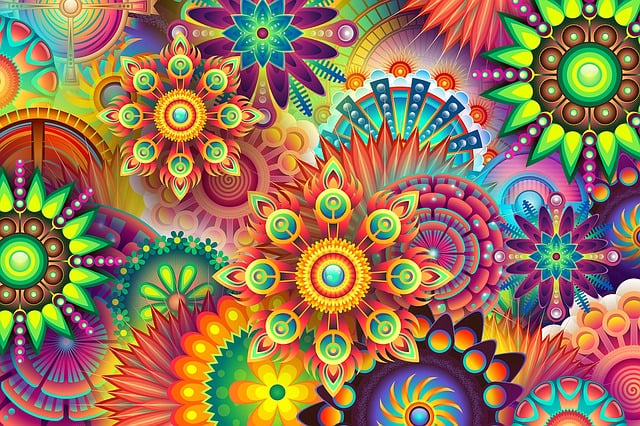
%> input picture MID_Prep/img 1.jpg, 640 x 426 px
$ octave lab2.m   (GNU Octave 9; MATLAB toolbox functions it lacks are replaced by stand-ins)
%> lines starting %> are read from the running program, lines starting %| are printed output that depends on the picture
img = imread('img 1.jpg');
%> img is the input picture: size 426x640x3 uint8; mean R, G, B 150.2, 119, 86.9


R = img(:,:,1);
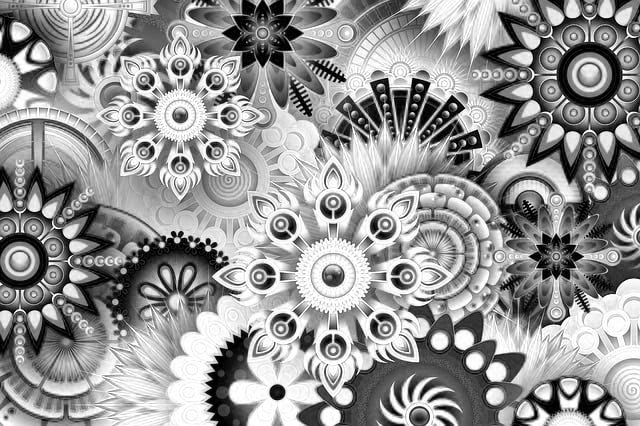
%> R: size 426x640 uint8; min 0, max 255, mean 150.2
G = img(:,:,2);
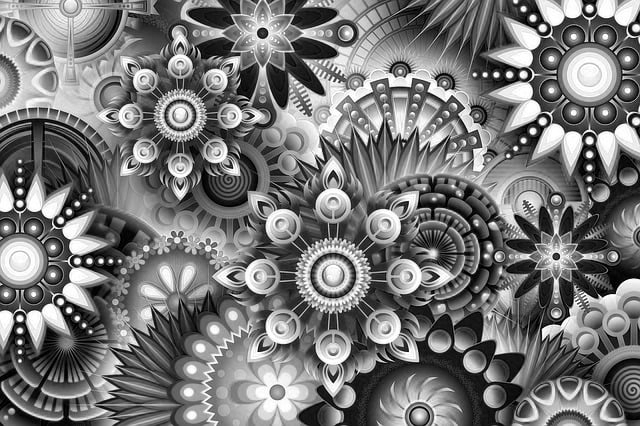
%> G: size 426x640 uint8; min 0, max 255, mean 119
B = img(:,:,3);
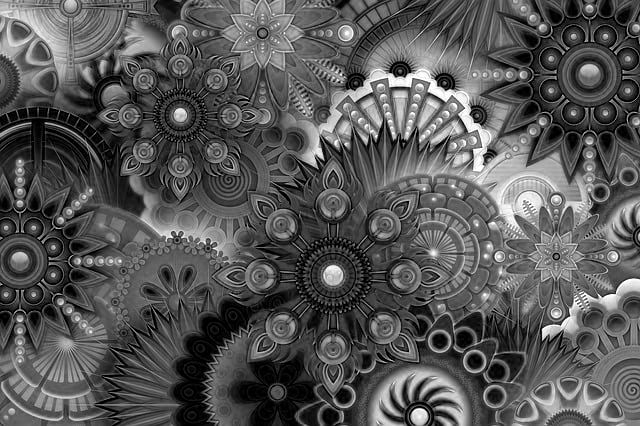
%> B: size 426x640 uint8; min 0, max 255, mean 86.9

figure; imshow(G);

$ run again, with MID_Prep/img 2.jpg copied over MID_Prep/img 1.jpg
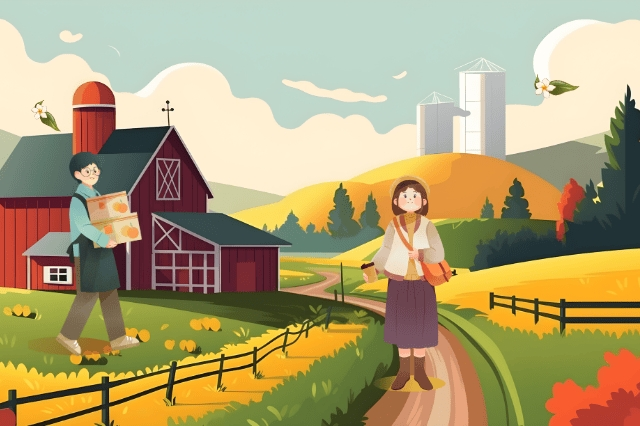
%> input picture MID_Prep/img 2.jpg, 640 x 426 px
%> img is the input picture: size 426x640x3 uint8; mean R, G, B 175.1, 159.8, 116.2
%> `G = img(:,:,2);`:
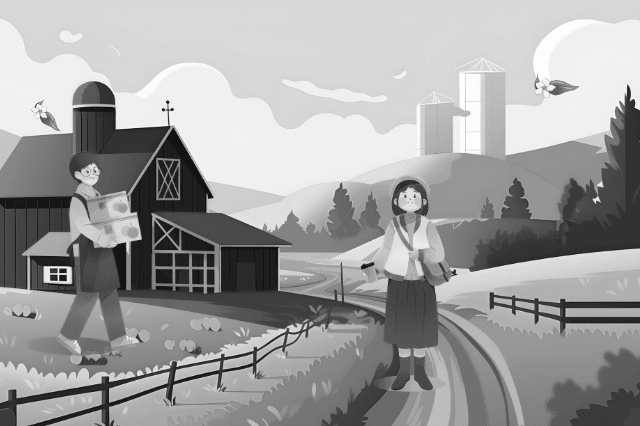
%> G: size 426x640 uint8; min 9, max 255, mean 159.8
%> `B = img(:,:,3);`:
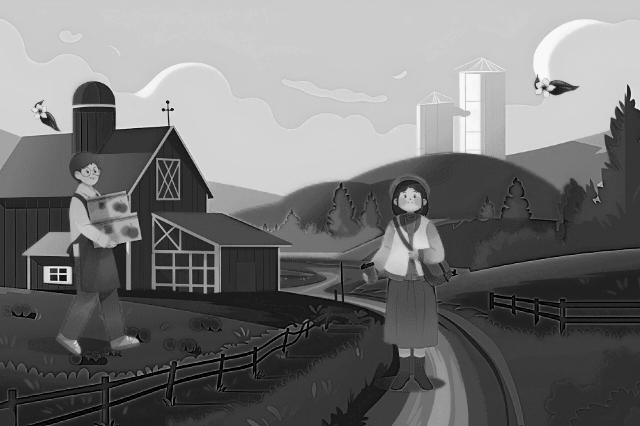
%> B: size 426x640 uint8; min 0, max 250, mean 116.2
